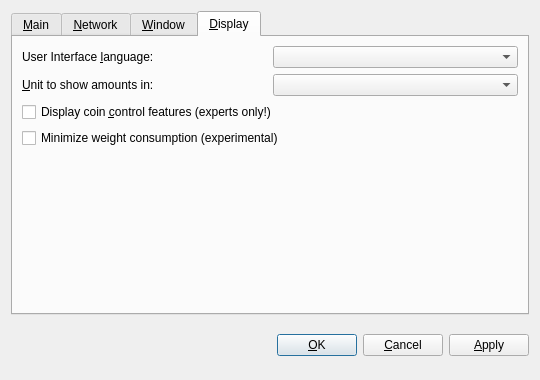
<?xml version="1.0" encoding="UTF-8"?>
<ui version="4.0">
 <class>OptionsDialog</class>
 <widget class="QDialog" name="OptionsDialog">
  <property name="geometry">
   <rect>
    <x>0</x>
    <y>0</y>
    <width>540</width>
    <height>380</height>
   </rect>
  </property>
  <property name="windowTitle">
   <string>Options</string>
  </property>
  <property name="modal">
   <bool>true</bool>
  </property>
  <layout class="QVBoxLayout" name="verticalLayout">
   <item>
    <widget class="QTabWidget" name="tabWidget">
     <property name="tabPosition">
      <enum>QTabWidget::North</enum>
     </property>
     <property name="currentIndex">
      <number>3</number>
     </property>
     <widget class="QWidget" name="tabMain">
      <attribute name="title">
       <string>&amp;Main</string>
      </attribute>
      <layout class="QVBoxLayout" name="verticalLayout_Main">
       <item>
        <widget class="QLabel" name="transactionFeeInfoLabel">
         <property name="text">
          <string>Optional transaction fee per kB that helps make sure your transactions are processed quickly. Most transactions are 1 kB. Fee 0.01 recommended.</string>
         </property>
         <property name="textFormat">
          <enum>Qt::PlainText</enum>
         </property>
         <property name="wordWrap">
          <bool>true</bool>
         </property>
        </widget>
       </item>
       <item>
        <layout class="QHBoxLayout" name="horizontalLayoutFee">
         <item>
          <widget class="QLabel" name="transactionFeeLabel">
           <property name="text">
            <string>Pay transaction &amp;fee</string>
           </property>
           <property name="textFormat">
            <enum>Qt::PlainText</enum>
           </property>
           <property name="buddy">
            <cstring>transactionFee</cstring>
           </property>
          </widget>
         </item>
         <item>
          <widget class="BitcoinAmountField" name="transactionFee"/>
         </item>
         <item>
          <spacer name="horizontalSpacerFee">
           <property name="orientation">
            <enum>Qt::Horizontal</enum>
           </property>
           <property name="sizeHint" stdset="0">
            <size>
             <width>40</width>
             <height>20</height>
            </size>
           </property>
          </spacer>
         </item>
        </layout>
       </item>
       <item>
        <widget class="QLabel" name="reserveBalanceInfoLabel">
         <property name="text">
          <string>Reserved amount does not participate in staking and is therefore spendable at any time.</string>
         </property>
         <property name="textFormat">
          <enum>Qt::PlainText</enum>
         </property>
         <property name="wordWrap">
          <bool>true</bool>
         </property>
        </widget>
       </item>
       <item>
        <layout class="QHBoxLayout" name="horizontalLayoutReserveBalance">
         <item>
          <widget class="QLabel" name="reserveBalanceLabel">
           <property name="text">
            <string>Reserve</string>
           </property>
           <property name="textFormat">
            <enum>Qt::PlainText</enum>
           </property>
           <property name="buddy">
            <cstring>reserveBalance</cstring>
           </property>
          </widget>
         </item>
         <item>
          <widget class="BitcoinAmountField" name="reserveBalance"/>
         </item>
         <item>
          <spacer name="horizontalSpacerReserveBalance">
           <property name="orientation">
            <enum>Qt::Horizontal</enum>
           </property>
           <property name="sizeHint" stdset="0">
            <size>
             <width>40</width>
             <height>20</height>
            </size>
           </property>
          </spacer>
         </item>
        </layout>
       </item>
       <item>
        <widget class="QCheckBox" name="bitcoinAtStartup">
         <property name="toolTip">
          <string>Automatically start Glowshares after logging in to the system.</string>
         </property>
         <property name="text">
          <string>&amp;Start Glowshares on system login</string>
         </property>
        </widget>
       </item>
       <item>
        <spacer name="verticalSpacer_Main">
         <property name="orientation">
          <enum>Qt::Vertical</enum>
         </property>
         <property name="sizeHint" stdset="0">
          <size>
           <width>20</width>
           <height>40</height>
          </size>
         </property>
        </spacer>
       </item>
      </layout>
     </widget>
     <widget class="QWidget" name="tabNetwork">
      <attribute name="title">
       <string>&amp;Network</string>
      </attribute>
      <layout class="QVBoxLayout" name="verticalLayout_Network">
       <item>
        <widget class="QCheckBox" name="mapPortUpnp">
         <property name="toolTip">
          <string>Automatically open the Glowshares client port on the router. This only works when your router supports UPnP and it is enabled.</string>
         </property>
         <property name="text">
          <string>Map port using &amp;UPnP</string>
         </property>
        </widget>
       </item>
       <item>
        <widget class="QCheckBox" name="connectSocks">
         <property name="toolTip">
          <string>Connect to the Glowshares network through a SOCKS proxy (e.g. when connecting through Tor).</string>
         </property>
         <property name="text">
          <string>&amp;Connect through SOCKS proxy:</string>
         </property>
        </widget>
       </item>
       <item>
        <layout class="QHBoxLayout" name="horizontalLayout_Network">
         <item>
          <widget class="QLabel" name="proxyIpLabel">
           <property name="text">
            <string>Proxy &amp;IP:</string>
           </property>
           <property name="textFormat">
            <enum>Qt::PlainText</enum>
           </property>
           <property name="buddy">
            <cstring>proxyIp</cstring>
           </property>
          </widget>
         </item>
         <item>
          <widget class="QValidatedLineEdit" name="proxyIp">
           <property name="maximumSize">
            <size>
             <width>140</width>
             <height>16777215</height>
            </size>
           </property>
           <property name="toolTip">
            <string>IP address of the proxy (e.g. 127.0.0.1)</string>
           </property>
          </widget>
         </item>
         <item>
          <widget class="QLabel" name="proxyPortLabel">
           <property name="text">
            <string>&amp;Port:</string>
           </property>
           <property name="textFormat">
            <enum>Qt::PlainText</enum>
           </property>
           <property name="buddy">
            <cstring>proxyPort</cstring>
           </property>
          </widget>
         </item>
         <item>
          <widget class="QLineEdit" name="proxyPort">
           <property name="maximumSize">
            <size>
             <width>55</width>
             <height>16777215</height>
            </size>
           </property>
           <property name="toolTip">
            <string>Port of the proxy (e.g. 9050)</string>
           </property>
          </widget>
         </item>
         <item>
          <widget class="QLabel" name="socksVersionLabel">
           <property name="text">
            <string>SOCKS &amp;Version:</string>
           </property>
           <property name="textFormat">
            <enum>Qt::PlainText</enum>
           </property>
           <property name="buddy">
            <cstring>socksVersion</cstring>
           </property>
          </widget>
         </item>
         <item>
          <widget class="QValueComboBox" name="socksVersion">
           <property name="toolTip">
            <string>SOCKS version of the proxy (e.g. 5)</string>
           </property>
          </widget>
         </item>
         <item>
          <spacer name="horizontalSpacer_Network">
           <property name="orientation">
            <enum>Qt::Horizontal</enum>
           </property>
           <property name="sizeHint" stdset="0">
            <size>
             <width>40</width>
             <height>20</height>
            </size>
           </property>
          </spacer>
         </item>
        </layout>
       </item>
       <item>
        <spacer name="verticalSpacer_Network">
         <property name="orientation">
          <enum>Qt::Vertical</enum>
         </property>
         <property name="sizeHint" stdset="0">
          <size>
           <width>20</width>
           <height>40</height>
          </size>
         </property>
        </spacer>
       </item>
      </layout>
     </widget>
     <widget class="QWidget" name="tabWindow">
      <attribute name="title">
       <string>&amp;Window</string>
      </attribute>
      <layout class="QVBoxLayout" name="verticalLayout_Window">
       <item>
        <widget class="QCheckBox" name="minimizeToTray">
         <property name="toolTip">
          <string>Show only a tray icon after minimizing the window.</string>
         </property>
         <property name="text">
          <string>&amp;Minimize to the tray instead of the taskbar</string>
         </property>
        </widget>
       </item>
       <item>
        <widget class="QCheckBox" name="minimizeOnClose">
         <property name="toolTip">
          <string>Minimize instead of exit the application when the window is closed. When this option is enabled, the application will be closed only after selecting Quit in the menu.</string>
         </property>
         <property name="text">
          <string>M&amp;inimize on close</string>
         </property>
        </widget>
       </item>
       <item>
        <spacer name="verticalSpacer_Window">
         <property name="orientation">
          <enum>Qt::Vertical</enum>
         </property>
         <property name="sizeHint" stdset="0">
          <size>
           <width>20</width>
           <height>40</height>
          </size>
         </property>
        </spacer>
       </item>
      </layout>
     </widget>
     <widget class="QWidget" name="tabDisplay">
      <attribute name="title">
       <string>&amp;Display</string>
      </attribute>
      <layout class="QVBoxLayout" name="verticalLayout_Display">
       <item>
        <layout class="QHBoxLayout" name="horizontalLayout_1_Display">
         <item>
          <widget class="QLabel" name="langLabel">
           <property name="text">
            <string>User Interface &amp;language:</string>
           </property>
           <property name="textFormat">
            <enum>Qt::PlainText</enum>
           </property>
           <property name="buddy">
            <cstring>lang</cstring>
           </property>
          </widget>
         </item>
         <item>
          <widget class="QValueComboBox" name="lang">
           <property name="toolTip">
            <string>The user interface language can be set here. This setting will take effect after restarting Glowshares.</string>
           </property>
          </widget>
         </item>
        </layout>
       </item>
       <item>
        <layout class="QHBoxLayout" name="horizontalLayout_2_Display">
         <item>
          <widget class="QLabel" name="unitLabel">
           <property name="text">
            <string>&amp;Unit to show amounts in:</string>
           </property>
           <property name="textFormat">
            <enum>Qt::PlainText</enum>
           </property>
           <property name="buddy">
            <cstring>unit</cstring>
           </property>
          </widget>
         </item>
         <item>
          <widget class="QValueComboBox" name="unit">
           <property name="toolTip">
            <string>Choose the default subdivision unit to show in the interface and when sending coins.</string>
           </property>
          </widget>
         </item>
        </layout>
       </item>
       <item>
        <widget class="QCheckBox" name="coinControlFeatures">
         <property name="toolTip">
          <string>Whether to show coin control features or not.</string>
         </property>
         <property name="text">
          <string>Display coin &amp;control features (experts only!)</string>
         </property>
        </widget>
       </item>
       <item>
        <widget class="QCheckBox" name="minimizeCoinAge">
         <property name="toolTip">
          <string>Whether to select the coin outputs randomly or with minimal coin age.</string>
         </property>
         <property name="text">
          <string>Minimize weight consumption (experimental)</string>
         </property>
        </widget>
       </item>
       <item>
        <spacer name="verticalSpacer_Display">
         <property name="orientation">
          <enum>Qt::Vertical</enum>
         </property>
         <property name="sizeHint" stdset="0">
          <size>
           <width>20</width>
           <height>40</height>
          </size>
         </property>
        </spacer>
       </item>
      </layout>
     </widget>
    </widget>
   </item>
   <item>
    <layout class="QHBoxLayout" name="horizontalLayout_Buttons">
     <item>
      <spacer name="horizontalSpacer_1">
       <property name="orientation">
        <enum>Qt::Horizontal</enum>
       </property>
       <property name="sizeHint" stdset="0">
        <size>
         <width>40</width>
         <height>48</height>
        </size>
       </property>
      </spacer>
     </item>
     <item>
      <widget class="QLabel" name="statusLabel">
       <property name="font">
        <font>
         <weight>75</weight>
         <bold>true</bold>
        </font>
       </property>
       <property name="text">
        <string/>
       </property>
       <property name="textFormat">
        <enum>Qt::PlainText</enum>
       </property>
       <property name="wordWrap">
        <bool>true</bool>
       </property>
      </widget>
     </item>
     <item>
      <spacer name="horizontalSpacer_2">
       <property name="orientation">
        <enum>Qt::Horizontal</enum>
       </property>
       <property name="sizeHint" stdset="0">
        <size>
         <width>40</width>
         <height>48</height>
        </size>
       </property>
      </spacer>
     </item>
     <item>
      <widget class="QPushButton" name="okButton">
       <property name="text">
        <string>&amp;OK</string>
       </property>
      </widget>
     </item>
     <item>
      <widget class="QPushButton" name="cancelButton">
       <property name="text">
        <string>&amp;Cancel</string>
       </property>
       <property name="autoDefault">
        <bool>false</bool>
       </property>
      </widget>
     </item>
     <item>
      <widget class="QPushButton" name="applyButton">
       <property name="text">
        <string>&amp;Apply</string>
       </property>
       <property name="autoDefault">
        <bool>false</bool>
       </property>
      </widget>
     </item>
    </layout>
   </item>
  </layout>
 </widget>
 <customwidgets>
  <customwidget>
   <class>BitcoinAmountField</class>
   <extends>QSpinBox</extends>
   <header>bitcoinamountfield.h</header>
   <container>1</container>
  </customwidget>
  <customwidget>
   <class>QValueComboBox</class>
   <extends>QComboBox</extends>
   <header>qvaluecombobox.h</header>
  </customwidget>
  <customwidget>
   <class>QValidatedLineEdit</class>
   <extends>QLineEdit</extends>
   <header>qvalidatedlineedit.h</header>
  </customwidget>
 </customwidgets>
 <resources/>
 <connections/>
</ui>
